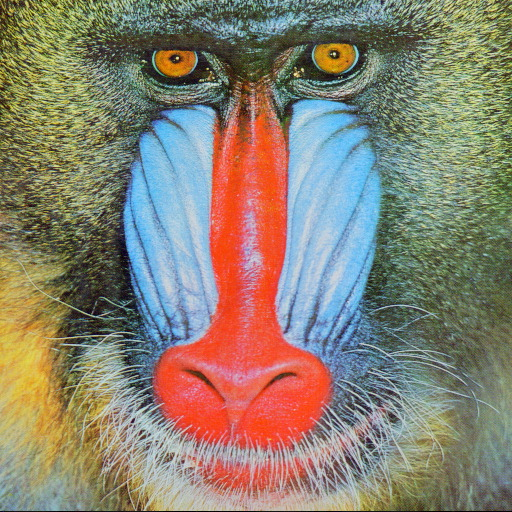
#> input picture Image Filtering-OpenCV/baboon.jpg, 512 x 512 px
$ python Image_Filtering.py
#> lines starting #> are read from the running program, lines starting #| are printed output that depends on the picture
import numpy as np
import cv2

#read image
img_src = cv2.imread('baboon.jpg')
#> img_src is the input picture: shape (512, 512, 3); mean B, G, R 112.9, 129.1, 137.1

#edge detection filter
kernel = np.array([[0.0, -1.0, 0.0],
                   [-1.0, 4.0, -1.0],
                   [0.0, -1.0, 0.0]])

kernel = kernel/(np.sum(kernel)
                 if np.sum(kernel)!=0
                 else 1)

#filter the source image
img_rst = cv2.filter2D(img_src,-1,kernel)
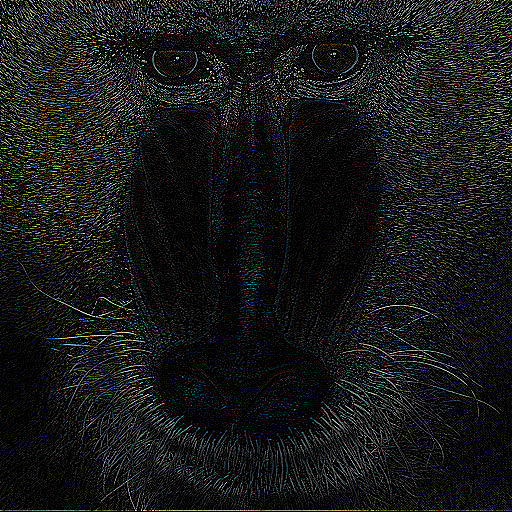
#> img_rst: shape (512, 512, 3); mean B, G, R 24.8, 25.5, 23.8

#save result image
cv2.imwrite('result.jpg',img_rst)


cv2.imshow('Image Filtering', img_rst)
cv2.waitKey(0)
cv2.destroyAllWindows()
